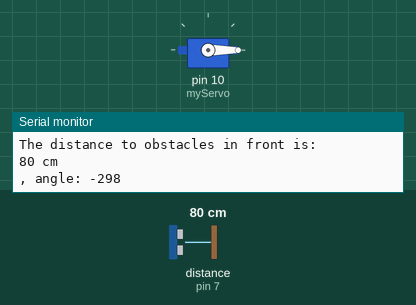
Simulated run of this sketch. Board: Arduino Uno, built with avr-gcc and run on an emulated ATmega328P. On the bench: servo, the last lines printed to the serial monitor. The inputs (shaded band) are chosen by the test bench; at power-on: distance to the obstacle (sensor on pin 7) 80 cm.

Above: at 1.2 s.
1.3 s: distance to the obstacle (sensor on pin 7) set to 2 cm
At 2.5 s:
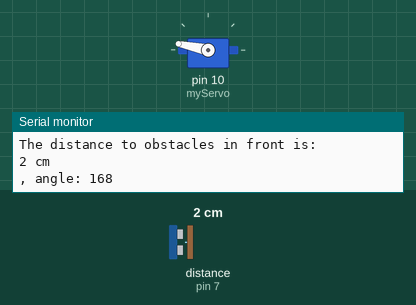
2.8 s: distance to the obstacle (sensor on pin 7) set to 4 cm
At 4.0 s:
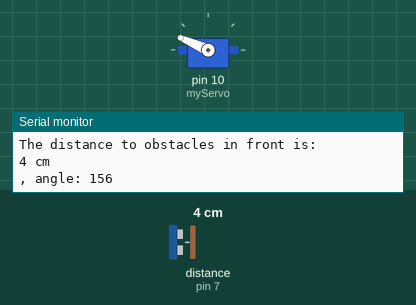
4.3 s: distance to the obstacle (sensor on pin 7) set to 9 cm
At 5.5 s:
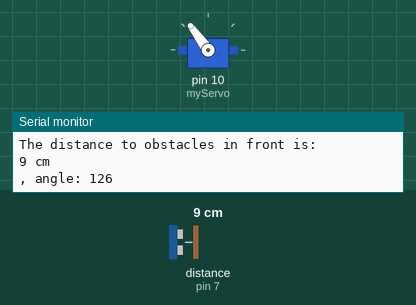
5.8 s: distance to the obstacle (sensor on pin 7) set to 18 cm
At 7.0 s:
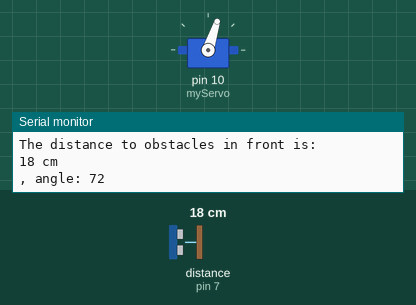
7.3 s: distance to the obstacle (sensor on pin 7) set to 35 cm
At 7.7 s:
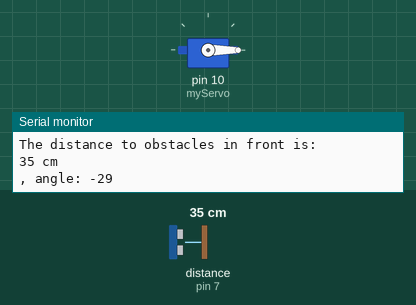
Timing chart, 0 to 9.8 s (numbered marks = the images above; inputs shaded):
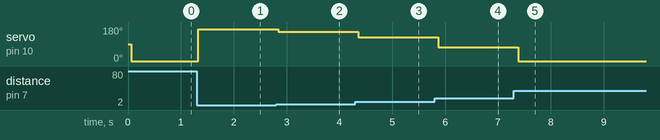

Measured:
- after the input at 1.3 s, servo on pin 10 (myServo): 0° → 168° at once
- after the input at 2.8 s, servo on pin 10 (myServo): 168° → 156° at once
- after the input at 4.3 s, servo on pin 10 (myServo): 156° → 126° after 0.05 s
- after the input at 5.8 s, servo on pin 10 (myServo): 126° → 72° after 0.07 s
- after the input at 7.3 s, servo on pin 10 (myServo): 72° → 0° after 0.08 s

The sketch:

ultrason_servo.ino
```cpp
// Mesure la distance avec le Grove Shield Ultrasonic ranger v1.0 et fait bouger le servo moteur en conséquence
// zf220728.0954
// ATTENTION, c'est seulement pour l'Ultrasonic Ranger V1.0 qui n'a qu'une seule pin de trig/sig
// Et il faut charger la lib Ultrasonic comme indiqué dans la source 1 !
// Source 1: https://wiki.seeedstudio.com/Grove-Ultrasonic_Ranger/#software
// Source 2: https://github.com/Seeed-Studio/Seeed_Arduino_UltrasonicRanger/blob/master/Ultrasonic.cpp
// L'explication du fonctionnement ici: https://create.arduino.cc/projecthub/abdularbi17/ultrasonic-sensor-hc-sr04-with-arduino-tutorial-327ff6

#include "Ultrasonic.h"
#include <Servo.h>

Servo myServo;  // create a servo object

int angle;   // variable to hold the angle for the servo motor
long RangeInCentimeters;

Ultrasonic ultrasonic(7);

void setup()
{
    Serial.begin(9600); // open a serial connection to your computer
    Serial.println("\n\nUltrasonic ranger v1.0 Test 0857"); // print some text in Serial Monitor
    Serial.println("with Arduino UNO R3");
    myServo.attach(10); // attaches the servo on pin 10 to the servo object
}
void loop()
{
    Serial.println("The distance to obstacles in front is: ");

    RangeInCentimeters = ultrasonic.MeasureInCentimeters(); // two measurements should keep an interval
    Serial.print(RangeInCentimeters); //0~400cm
    Serial.println(" cm");

    // scale the numbers from the l'Ultrasonic Ranger
    angle = map(RangeInCentimeters, 0, 30, 179, 0);

    // print out the angle for the servo motor
    Serial.print(", angle: ");
    Serial.println(angle);

    // set the servo position
    myServo.write(angle);

    delay(250);
}
```
